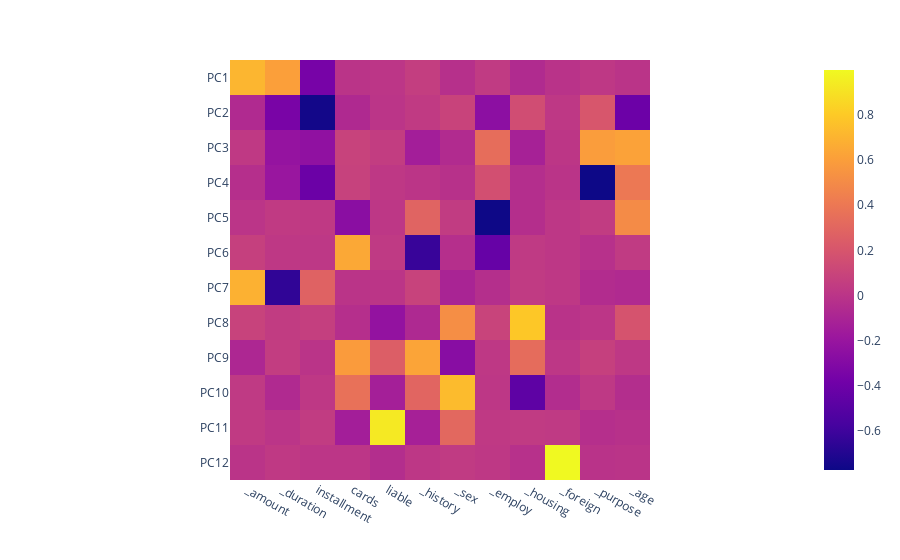

The cell this chart's notebook holds for it:
### Code cell
fig = px.imshow(credit_pca)
fig.show()

### Figure 1 — Plotly figure (JSON) as saved in the notebook; plotly's stock layout.template omitted (floating-point values rounded to 4 significant figures; data arrays with more than 128 entries replaced by an {"elided": "..."} marker saying what was removed)
{"data": [{"coloraxis": "coloraxis", "hovertemplate": "x: %{x}<br>y: %{y}<br>color: %{z}<extra></extra>", "name": "0", "type": "heatmap", "x": ["_amount", "_duration", "installment", "cards", "liable", "_history", "_sex", "_employ", "_housing", "_foreign", "_purpose", "_age"], "xaxis": "x", "y": ["PC1", "PC2", "PC3", "PC4", "PC5", "PC6", "PC7", "PC8", "PC9", "PC10", "PC11", "PC12"], "yaxis": "y", "z": {"elided": "12x12 float values"}}], "layout": {"coloraxis": {"colorscale": [[0, "#0d0887"], [0.1111, "#46039f"], [0.2222, "#7201a8"], [0.3333, "#9c179e"], [0.4444, "#bd3786"], [0.5556, "#d8576b"], [0.6667, "#ed7953"], [0.7778, "#fb9f3a"], [0.8889, "#fdca26"], [1, "#f0f921"]]}, "margin": {"t": 60}, "xaxis": {"anchor": "y", "constrain": "domain", "domain": [0, 1], "scaleanchor": "y"}, "yaxis": {"anchor": "x", "autorange": "reversed", "constrain": "domain", "domain": [0, 1]}}}
